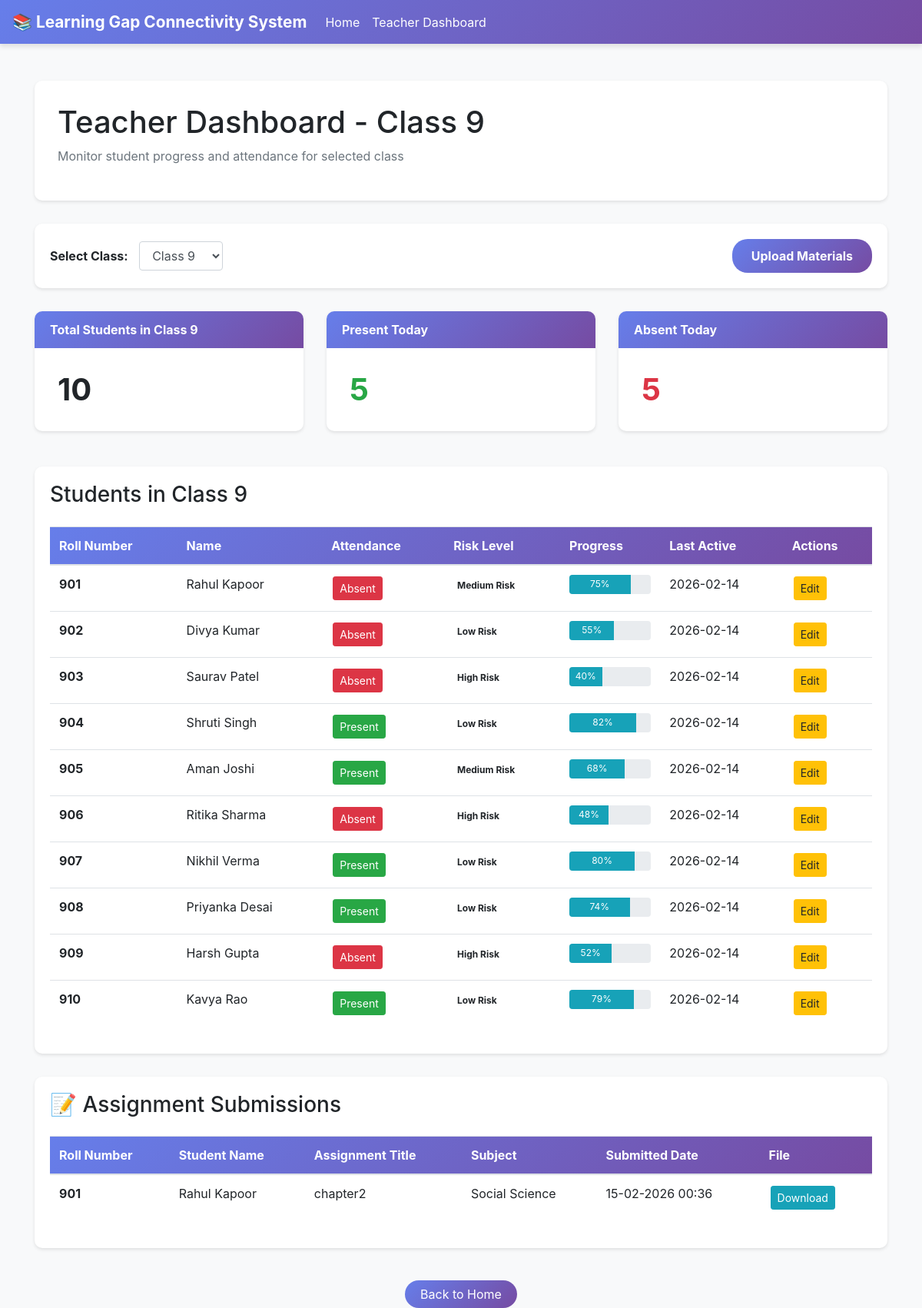
The app's page /teacher/dashboard?class=9 with its own data.
### app.py (models this page shows, shortened)
class Student(db.Model):
    id = db.Column(db.Integer, primary_key=True)
    name = db.Column(db.String(100), nullable=False)
    roll_number = db.Column(db.String(20), nullable=False, unique=True)
    student_class = db.Column(db.Integer, nullable=False)
    section = db.Column(db.String(10))
    attendance = db.Column(db.String(10), default='Absent')
    progress = db.Column(db.Integer, default=0)
    risk_level = db.Column(db.String(20), default='Low')
    last_active = db.Column(db.DateTime, default=datetime.utcnow)

class Assignment(db.Model):
    id = db.Column(db.Integer, primary_key=True)
    student_id = db.Column(db.Integer, db.ForeignKey('student.id'), nullable=False)
    student_name = db.Column(db.String(100), nullable=False)
    roll_number = db.Column(db.String(20), nullable=False)
    class_id = db.Column(db.Integer, nullable=False)
    filename = db.Column(db.String(200), nullable=False)
    assignment_title = db.Column(db.String(100), nullable=False)
    subject = db.Column(db.String(50))
    submitted_date = db.Column(db.DateTime, default=datetime.utcnow)
    due_date = db.Column(db.DateTime)
    created_at = db.Column(db.DateTime, default=datetime.utcnow)

### app.py (the view)
@app.route('/teacher/dashboard')
def dashboard():
    selected_class = request.args.get('class', default='8', type=str)
    students = Student.query.filter_by(student_class=int(selected_class)).all()
    total_students = len(students)
    present_today = sum(1 for student in students if student.attendance == 'Present')
    absent_today = total_students - present_today
    assignments = Assignment.query.filter_by(class_id=int(selected_class)).order_by(Assignment.submitted_date.desc()).all()
    return render_template('dashboard.html', total_students=total_students, present_today=present_today, absent_today=absent_today, students=students, selected_class=selected_class, assignments=assignments)

### templates/dashboard.html (shortened to what this page needs)
<!DOCTYPE html>
<html lang="en">
<head>
    <link rel="stylesheet" href="https://stackpath.bootstrapcdn.com/bootstrap/4.5.2/css/bootstrap.min.css">
</head>
<body>
    <nav class="navbar navbar-expand-lg navbar-light">
        <a class="navbar-brand" href="/">📚 Learning Gap Connectivity System</a>
        <div class="collapse navbar-collapse">
            <ul class="navbar-nav mr-auto">
                <li class="nav-item">
                    <a class="nav-link" href="/">Home</a>
                </li>
                <li class="nav-item active">
                    <a class="nav-link" href="/teacher/dashboard">Teacher Dashboard</a>
                </li>
            </ul>
        </div>
    </nav>
    <div class="container mt-5">
        <div class="page-header">
            <h1>Teacher Dashboard - Class {{ selected_class }}</h1>
            <p class="text-muted">Monitor student progress and attendance for selected class</p>
        </div>
        <div class="filter-section">
            <div>
                <label for="classDropdown"><strong>Select Class:</strong></label>
                <select class="form-control d-inline-block w-auto" id="classDropdown" onchange="filterByClass()" style="margin-left: 10px;">
                    <option value="9" {% if selected_class == '9' %}selected{% endif %}>Class 9</option>
                </select>
            </div>
            <a href="/teacher/upload/{{ selected_class }}" class="btn-upload">Upload Materials</a>
        </div>
        <div class="row mb-4">
            <div class="col-md-4 mb-3">
                <div class="card">
                    <div class="card-header">Total Students in Class {{ selected_class }}</div>
                    <div class="card-body">
                        <h5 class="card-title">{{ total_students }}</h5>
                    </div>
                </div>
            </div>
            <div class="col-md-4 mb-3">
                <div class="card">
                    <div class="card-header">Present Today</div>
                    <div class="card-body">
                        <h5 class="card-title" style="color: #28a745;">{{ present_today }}</h5>
                    </div>
                </div>
            </div>
            <div class="col-md-4 mb-3">
                <div class="card">
                    <div class="card-header">Absent Today</div>
                    <div class="card-body">
                        <h5 class="card-title" style="color: #dc3545;">{{ absent_today }}</h5>
                    </div>
                </div>
            </div>
        </div>
        <div class="table-container">
            <h3 class="mb-4">Students in Class {{ selected_class }}</h3>
            {% if students %}
            <div class="table-responsive">
                <table class="table table-hover">
                    <thead>
                        <tr>
                            <th>Roll Number</th>
                            <th>Name</th>
                            <th>Attendance</th>
                            <th>Risk Level</th>
                            <th>Progress</th>
                            <th>Last Active</th>
                            <th>Actions</th>
                        </tr>
                    </thead>
                    <tbody>
                        {% for student in students %}
                        <tr>
                            <td><strong>{{ student.roll_number }}</strong></td>
                            <td>{{ student.name }}</td>
                            <td>
                                <a href="/teacher/edit/{{ student.id }}" class="btn btn-sm {% if student.attendance == 'Present' %}btn-success{% else %}btn-danger{% endif %}">
                                    {{ student.attendance }}
                                </a>
                            </td>
                            <td>
                                <span class="badge badge-{{ student.risk_level|lower }}">
                                    {{ student.risk_level }} Risk
                                </span>
                            </td>
                            <td>
                                <div class="progress">
                                    <div class="progress-bar bg-info" role="progressbar" style="width: {{ student.progress }}%;" aria-valuenow="{{ student.progress }}" aria-valuemin="0" aria-valuemax="100">
                                        {{ student.progress }}%
                                    </div>
                                </div>
                            </td>
                            <td>{{ student.last_active.strftime('%Y-%m-%d') if student.last_active else 'N/A' }}</td>
                            <td>
                                <a href="/teacher/edit/{{ student.id }}" class="btn btn-sm btn-warning">Edit</a>
                            </td>
                        </tr>
                        {% endfor %}
                    </tbody>
                </table>
            </div>
            {% else %}
            <div class="alert alert-info" role="alert">
                No students found for Class {{ selected_class }}.
            </div>
            {% endif %}
        </div>
        <div class="table-container">
            <h3 class="mb-4">📝 Assignment Submissions</h3>
            {% if assignments %}
            <div class="table-responsive">
                <table class="table table-hover">
                    <thead>
                        <tr>
                            <th>Roll Number</th>
                            <th>Student Name</th>
                            <th>Assignment Title</th>
                            <th>Subject</th>
                            <th>Submitted Date</th>
                            <th>File</th>
                        </tr>
                    </thead>
                    <tbody>
                        {% for assignment in assignments %}
                        <tr>
                            <td><strong>{{ assignment.roll_number }}</strong></td>
                            <td>{{ assignment.student_name }}</td>
                            <td>{{ assignment.assignment_title }}</td>
                            <td>{{ assignment.subject }}</td>
                            <td>{{ assignment.submitted_date.strftime('%d-%m-%Y %H:%M') }}</td>
                            <td><a href="/uploads/class_{{ assignment.class_id }}_submissions/{{ assignment.filename }}" download class="btn btn-sm btn-info">Download</a></td>
                        </tr>
                        {% endfor %}
                    </tbody>
                </table>
            </div>
            {% else %}
            <div class="alert alert-info" role="alert">
                No assignments submitted yet.
            </div>
            {% endif %}
        </div>
        <div class="mt-5 text-center">
            <a href="/" class="btn-back">Back to Home</a>
        </div>
    </div>
</body>
</html>

### templates/dashboard.html (style rules this page uses)
body { background-color: #f8f9fa; }
.navbar { background: linear-gradient(135deg, #667eea 0%, #764ba2 100%) !important; box-shadow: 0 4px 6px rgba(0, 0, 0, 0.1); }
.navbar-brand { color: white !important; font-weight: bold; font-size: 1.3rem; }
.nav-link { color: white !important; }
.page-header { background: white; padding: 30px; margin-bottom: 30px; border-radius: 10px; box-shadow: 0 2px 4px rgba(0, 0, 0, 0.1); }
.filter-section { background: white; padding: 20px; border-radius: 10px; margin-bottom: 30px; box-shadow: 0 2px 4px rgba(0, 0, 0, 0.1); display: flex; justify-content: space-between; align-items: center; }
.card { border: none; border-radius: 10px; box-shadow: 0 2px 4px rgba(0, 0, 0, 0.1); }
.card .card-header { background: linear-gradient(135deg, #667eea 0%, #764ba2 100%); color: white; font-weight: bold; border: none; border-radius: 10px 10px 0 0; }
.card .card-body { padding: 30px; }
.card-title { font-size: 2.5rem; font-weight: bold; margin: 0; }
.table-container { background: white; padding: 20px; border-radius: 10px; margin-top: 30px; box-shadow: 0 2px 4px rgba(0, 0, 0, 0.1); }
.table thead { background: linear-gradient(135deg, #667eea 0%, #764ba2 100%); color: white; }
.btn-back { background: linear-gradient(135deg, #667eea 0%, #764ba2 100%); color: white; border: none; padding: 8px 20px; border-radius: 20px; text-decoration: none; transition: all 0.3s; }
.btn-upload { background: linear-gradient(135deg, #667eea 0%, #764ba2 100%); color: white; border: none; padding: 10px 25px; border-radius: 20px; text-decoration: none; transition: all 0.3s; font-weight: bold; }
.progress { height: 25px; }
.btn-sm { margin: 2px; }

### records on screen
Student: roll_number "901", name "Rahul Kapoor", attendance "Absent", risk_level "Medium", progress "75", last_active "2026-02-14"
Student: roll_number "902", name "Divya Kumar", attendance "Absent", risk_level "Low", progress "55", last_active "2026-02-14"
Student: roll_number "903", name "Saurav Patel", attendance "Absent", risk_level "High", progress "40", last_active "2026-02-14"
Student: roll_number "904", name "Shruti Singh", attendance "Present", risk_level "Low", progress "82", last_active "2026-02-14"
Student: roll_number "905", name "Aman Joshi", attendance "Present", risk_level "Medium", progress "68", last_active "2026-02-14"
Student: roll_number "906", name "Ritika Sharma", attendance "Absent", risk_level "High", progress "48", last_active "2026-02-14"
Student: roll_number "907", name "Nikhil Verma", attendance "Present", risk_level "Low", progress "80", last_active "2026-02-14"
Student: roll_number "908", name "Priyanka Desai", attendance "Present", risk_level "Low", progress "74", last_active "2026-02-14"
Student: roll_number "909", name "Harsh Gupta", attendance "Absent", risk_level "High", progress "52", last_active "2026-02-14"
Student: roll_number "910", name "Kavya Rao", attendance "Present", risk_level "Low", progress "79", last_active "2026-02-14"
Assignment: roll_number "901", student_name "Rahul Kapoor", assignment_title "chapter2", subject "Social Science", submitted_date "15-02-2026 00:36"

### other values on screen
{{ selected_class }} "9"
{{ total_students }} "10"
{{ present_today }} "5"
{{ absent_today }} "5"
